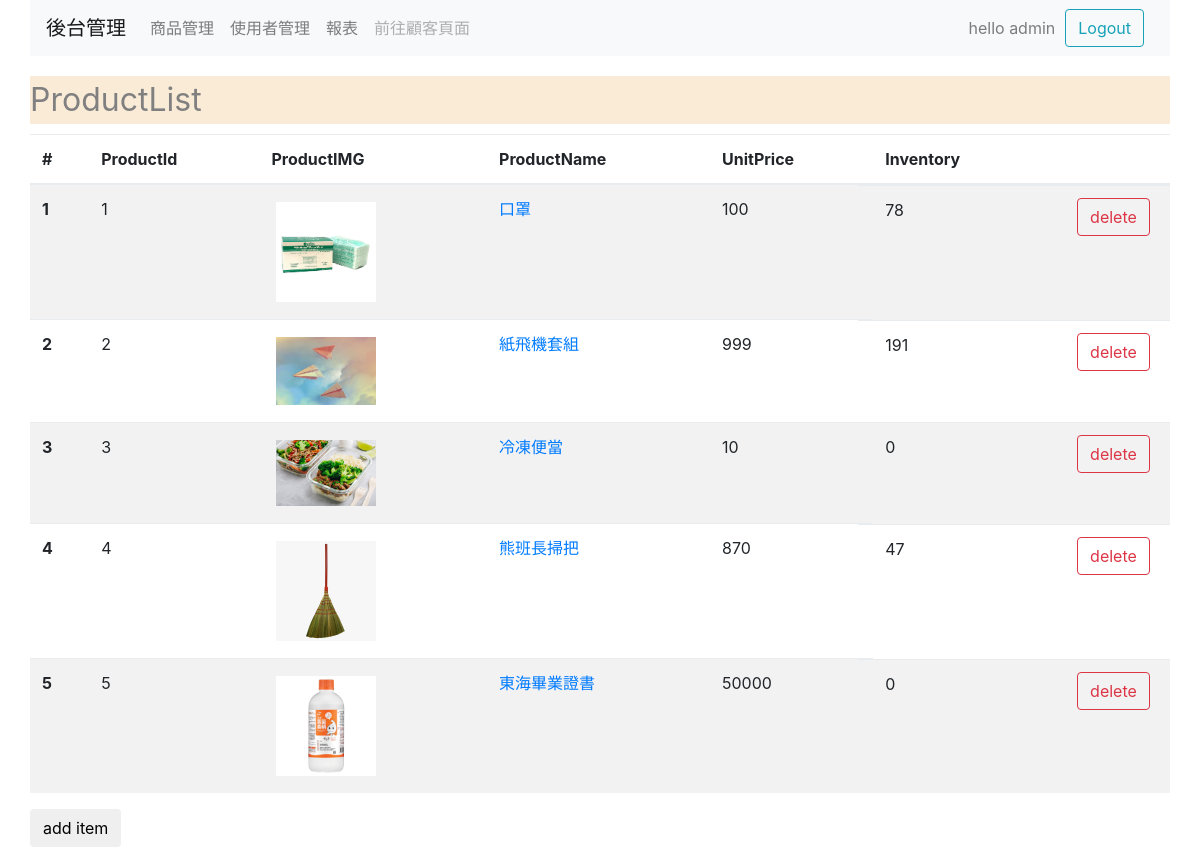
The app's page /admin/shopManage.php (signed in), older data.
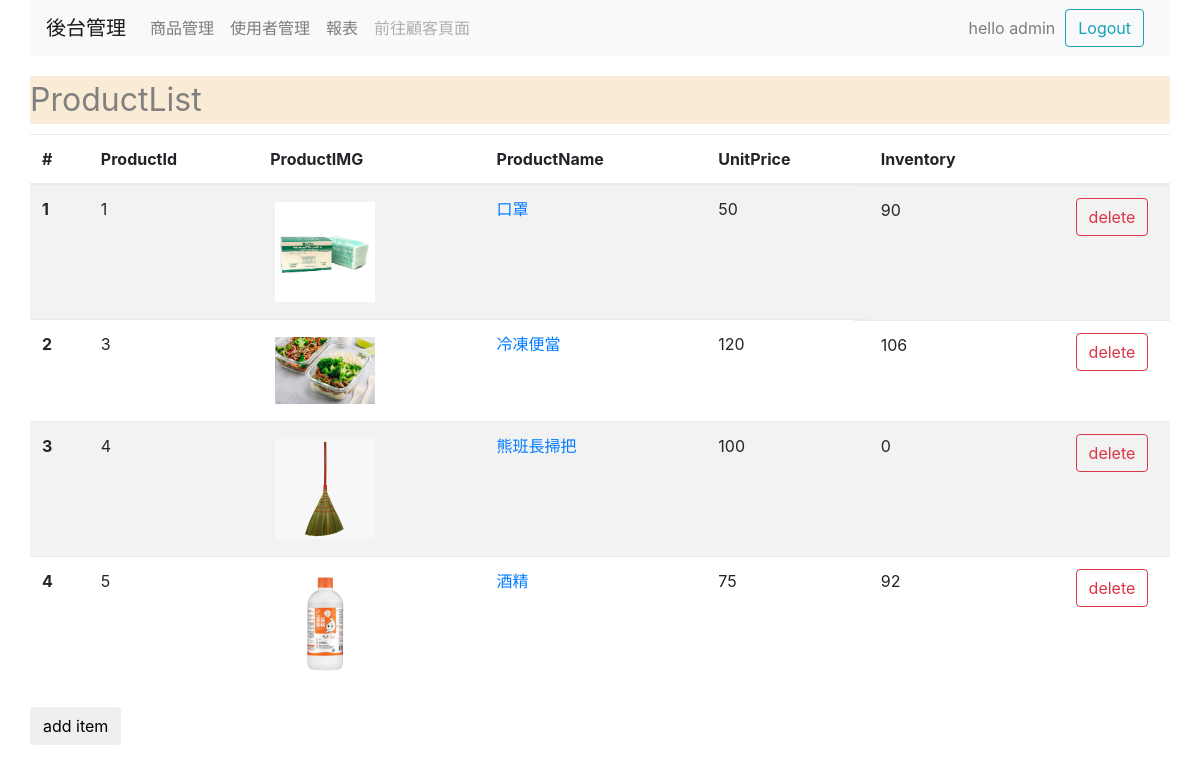
The same page, newer data.
### tables this page shows
CREATE TABLE `products` (
  `pId` int(11) NOT NULL AUTO_INCREMENT,
  `pName` varchar(30) NOT NULL,
  `pPrice` int(11) NOT NULL,
  `pInventory` int(11) NOT NULL,
  `pInfo` varchar(200) DEFAULT NULL,
  PRIMARY KEY (`pId`)
);

### admin/shopManage.php (the view, shortened to what this page needs)
<?php
    $userName = "";
    $status = 0;
    if(isset($_SESSION["AdminName"])){
      $userName = $_SESSION["AdminName"];
      $status = 1;
    }else{
        header("location: loginA.php");
    }
    $msg = (isset($_SESSION["newMsg"]))?$_SESSION["newMsg"]:"";
    require_once("../newPDO.php");
    $result = $db->query("select * from products");
    while($row = $result->fetch()){
        $productArray[]=$row;
    }
?>
<!DOCTYPE html>
<html lang="en">
<head>
    <link rel="stylesheet" href="../bootstrap4/bootstrap.min.css">
</head>
<body>
    <div class="container">
    <?php require("header.php")?>
      <div class="row" style="margin-top: 20px;">
        <div class = "col" >
          <div style="font-size: xx-large;color: grey ;margin-bottom: 10px;background-color: antiquewhite;">ProductList<?= $msg?></div>
      <table class="table table-striped">
        <thead>
            <tr>
            <th scope="col">#</th>
            <th scope="col">ProductId</th>
            <th scope="col">ProductIMG</th>
            <th scope="col">ProductName</th>
            <th scope="col">UnitPrice</th>
            <th scope="col">Inventory</th>
            </tr>
        </thead>
        <tbody>
            <?php if(isset($productArray)){
                $count=1;
                foreach ($productArray as $array) {?>
            <tr>
            <th scope="row"><?= $count?></th>
            <td><?=$array["pId"]?></td>
            <td><img id = "pImg" src="upload/<?= $array["pId"]?>.jpg" alt="not set yet:<" style="width:100px;margin:5px" onerror="imgError()"></td>
            <td><a href="productInfo.php?pId=<?= $array["pId"]?>" target = "blank"><?=$array["pName"]?></a></td>
            <td><?=$array["pPrice"]?></td>
            <td class='row' style="margin-right:0px">
              <div class="col"><?=$array["pInventory"]?></div>
              <form class ="col-4" method="post">
                <input type = "submit" id = "" name = "btnDel" class="btn btn-outline-danger" style="" value="delete">
              </form>
            </td>
            </tr>
            <?php $count++;}
            }else{
            }?>
        </tbody>
        </table>
      <a href="newItem.php"><button class="btn">add item</button>
    </div>
</body>
</html>

### admin/header.php (shortened to what this page needs)
<nav class="navbar navbar-expand-lg navbar-light bg-light">
        <a class="navbar-brand" href="loginA.php">後台管理</a>
        <div class="collapse navbar-collapse" id="navbarSupportedContent">
          <ul class="navbar-nav mr-auto">
            <li class="nav-item">
              <a class="nav-link" href="shopManage.php">商品管理</a>
            </li>
            <li class="nav-item">
              <a class="nav-link" href="userManage.php">使用者管理</a>
            </li>
            <li class="nav-item">
              <a class="nav-link" href="chart.php">報表</a>
            </li>
            <li class="nav-item">
              <a class="nav-link disabled" href="../index.php" tabindex="-1" aria-disabled="true">前往顧客頁面</a>
            </li>
          </ul>
          <span class="navbar-text" style="margin-right: 10px;">
            hello <?=$userName?>
          </span>
          <a href=<?= ($status)?"loginA.php?logout=1":"loginA.php"?>><button class="btn btn-outline-info my-2 my-sm-0"><?=($status)? "Logout" :"Login"?></button></a>
        </div>
      </nav>

### admin/shopManage.php (style rules this page uses)
.btn { margin-right: 10px; }

Row changes from the older to the newer data that the page shows:
removed products: pId "2", shows a picture, pName "紙飛機套組", pPrice "999", pInventory "191"
changed products "口罩": pPrice "100" → "50"; pInventory "78" → "90"
changed products "冷凍便當": pPrice "10" → "120"; pInventory "0" → "106"
changed products "熊班長掃把": pPrice "870" → "100"; pInventory "47" → "0"
changed products id 5: pName "東海畢業證書" → "酒精"; pPrice "50000" → "75"; pInventory "0" → "92"
